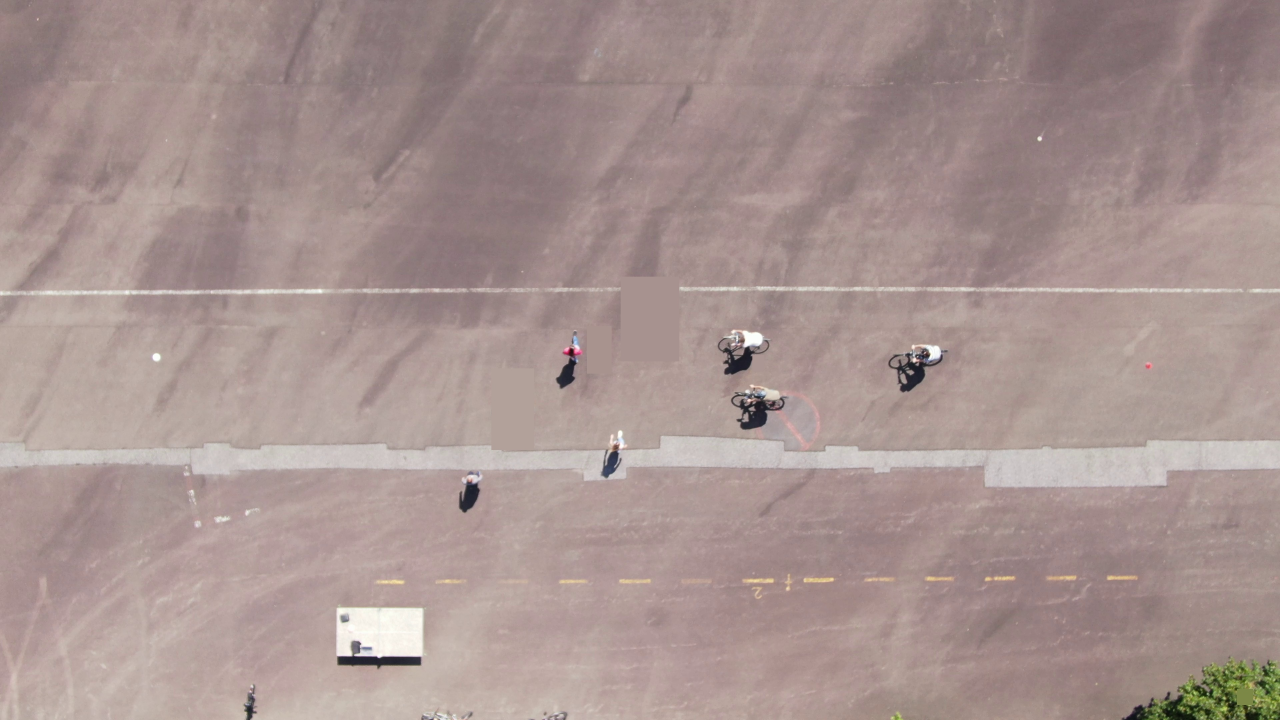
#> input picture 00120.jpg, 3840 x 2160 px, given in place of video.mov, which was not available (shown at 1/3 size)
$ python main2.py
#> lines starting #> are read from the running program, lines starting #| are printed output that depends on the picture; pictures that were not available may be replaced by others from this repository, and a replacement may not be noted
import numpy as np
import cv2 as cv

cap = cv.VideoCapture("./video.mov")
ret, frame1 = cap.read()
#> frame1 is the input picture: shape (2160, 3840, 3); mean B, G, R 144.8, 148, 167.3
prvs = cv.cvtColor(frame1,cv.COLOR_BGR2GRAY)

hsv = np.zeros_like(frame1)
hsv[...,1] = 255
while(1):
    ret, frame2 = cap.read()
    next = cv.cvtColor(frame2,cv.COLOR_BGR2GRAY)
    flow = cv.calcOpticalFlowFarneback(prvs,next, None, 0.8, 5, 25, 5, 7, 1.5, 1)
    mag, ang = cv.cartToPolar(flow[...,0], flow[...,1])
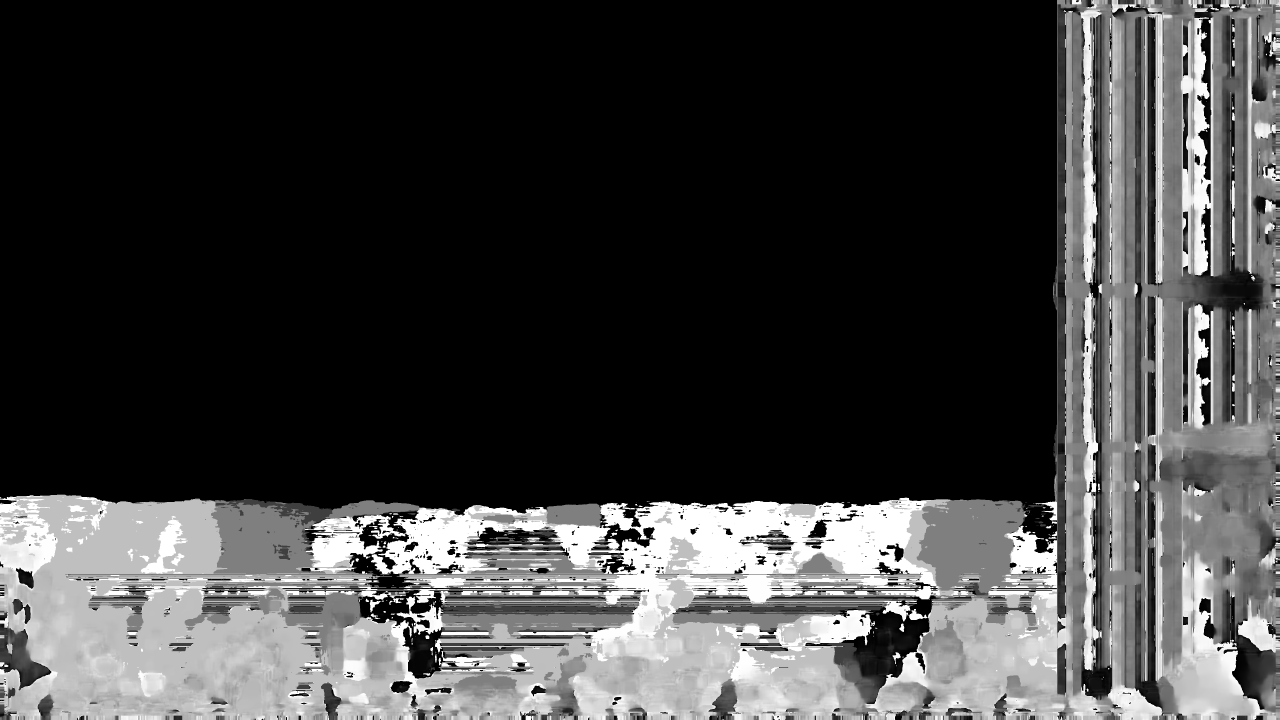
#> ang: shape (2160, 3840) float32 (shown at 1/3 size); min 0, max 6.28, mean 1.58; drawn with min black and max white
    hsv[...,0] = ang*180/np.pi/2
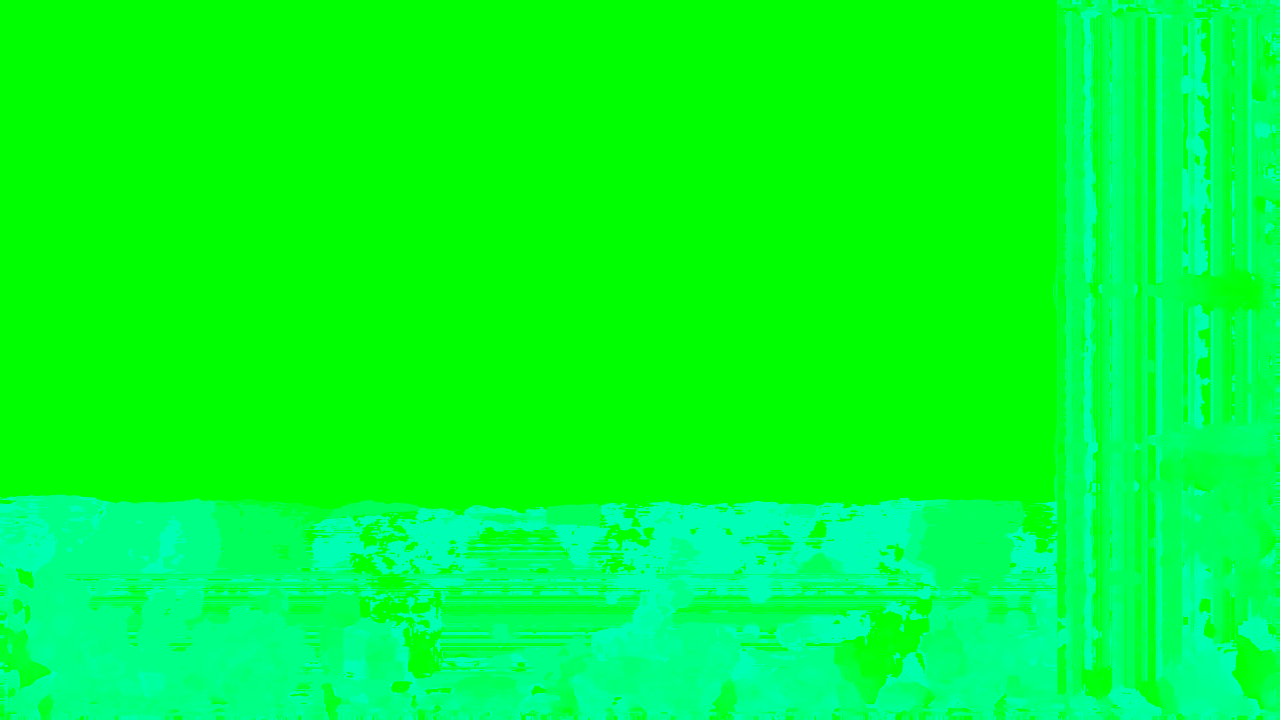
#> hsv: shape (2160, 3840, 3) (shown at 1/3 size); mean of channels 0, 1, 2 45.2, 255, 0; drawn as B, G, R
    hsv[...,2] = cv.normalize(mag,None,0,255,cv.NORM_MINMAX)
    bgr = cv.cvtColor(hsv,cv.COLOR_HSV2BGR)
    bgr = cv.resize(bgr,
						tuple([int(x*50/100) for x in bgr.shape[::-1][1:]]))
#> bgr: shape (1080, 1920, 3)
    cv.imshow('frame2',bgr)
    k = cv.waitKey(30) & 0xff
#> (key Esc is pressed here)
    if k == 27:
        break
    elif k == ord('s'):
        cv.imwrite('opticalfb.png',frame2)
        cv.imwrite('opticalhsv.png',bgr)
    prvs = next

$ run again, on P1_02_03_04_00001.jpg
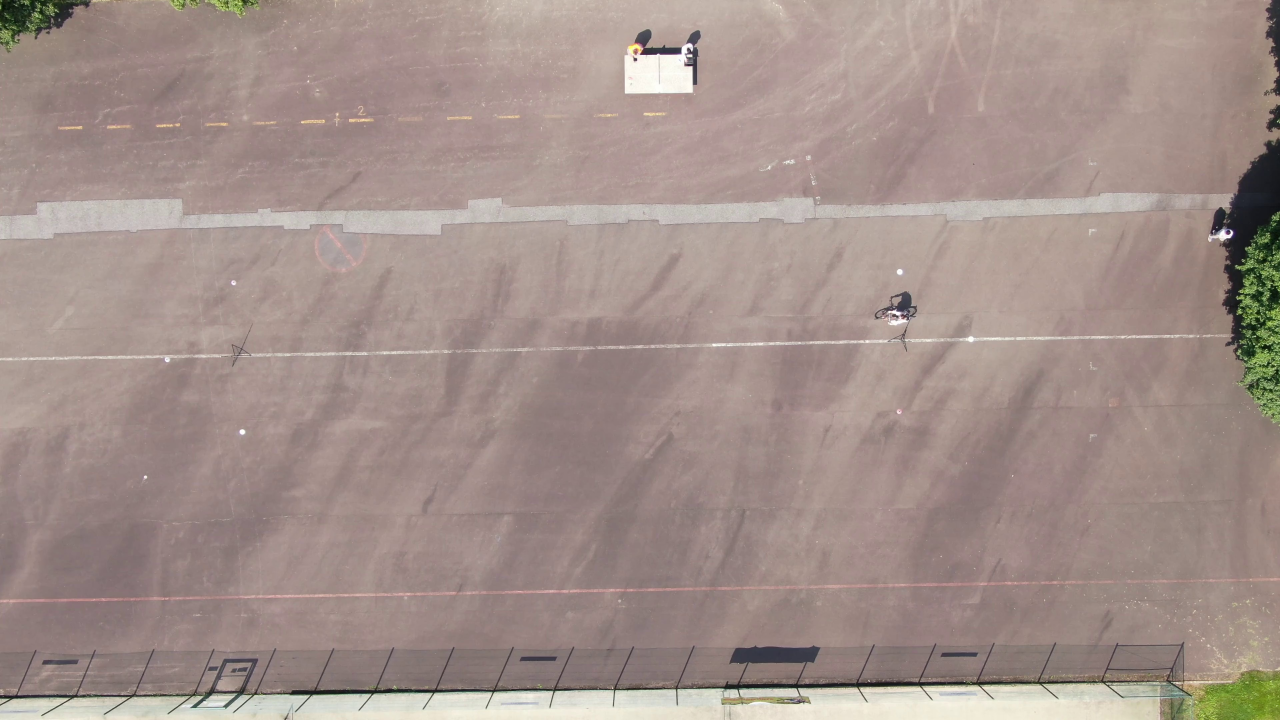
#> input picture P1_02_03_04_00001.jpg, 3840 x 2160 px, given in place of video.mov, which was not available (shown at 1/3 size)
#> frame1 is the input picture: shape (2160, 3840, 3); mean B, G, R 139, 144.9, 162.5
#> `mag, ang = cv.cartToPolar(flow[...,0], flow[...,1])`:
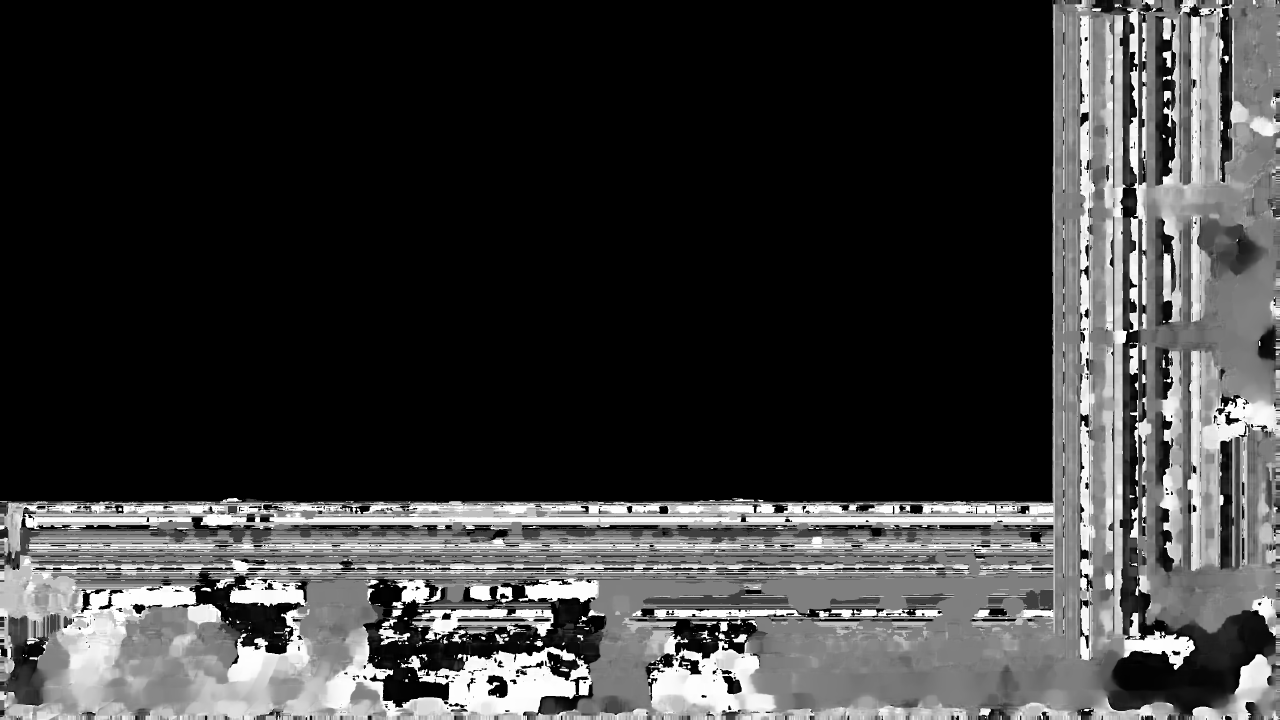
#> ang: shape (2160, 3840) float32 (shown at 1/3 size); min 0, max 6.28, mean 1.44; drawn with min black and max white
#> `hsv[...,0] = ang*180/np.pi/2`:
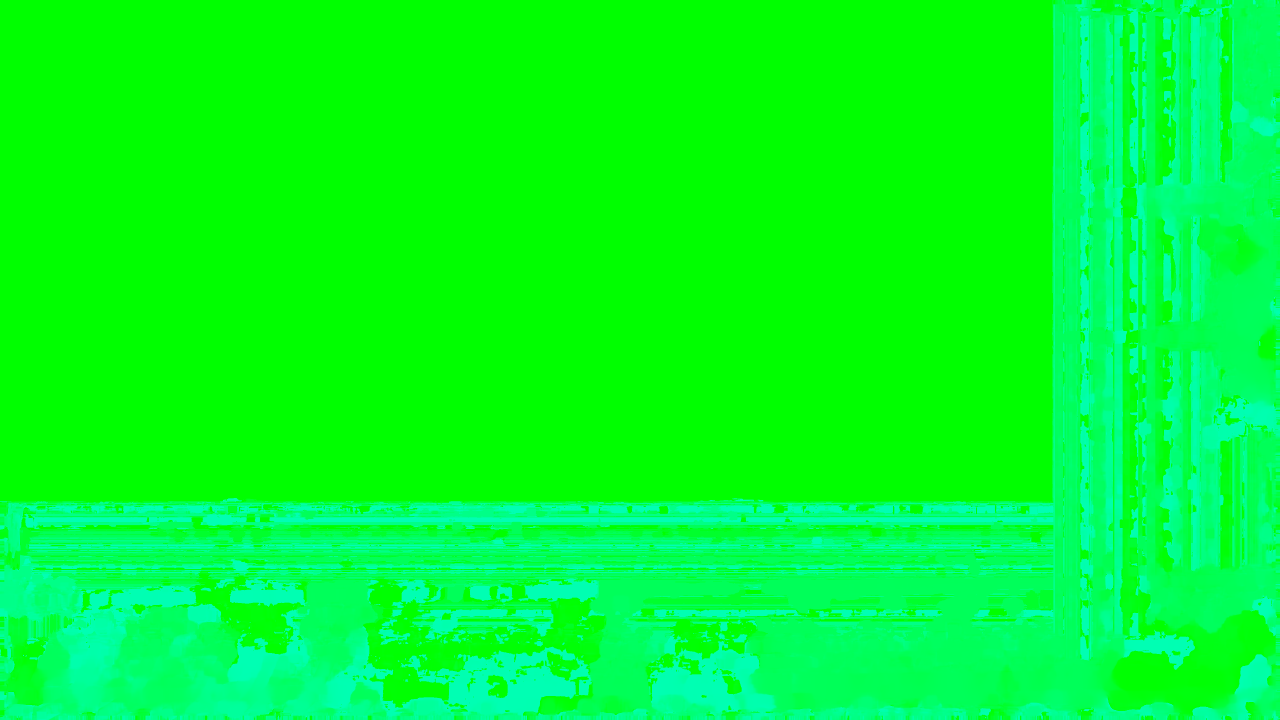
#> hsv: shape (2160, 3840, 3) (shown at 1/3 size); mean of channels 0, 1, 2 40.9, 255, 0; drawn as B, G, R
